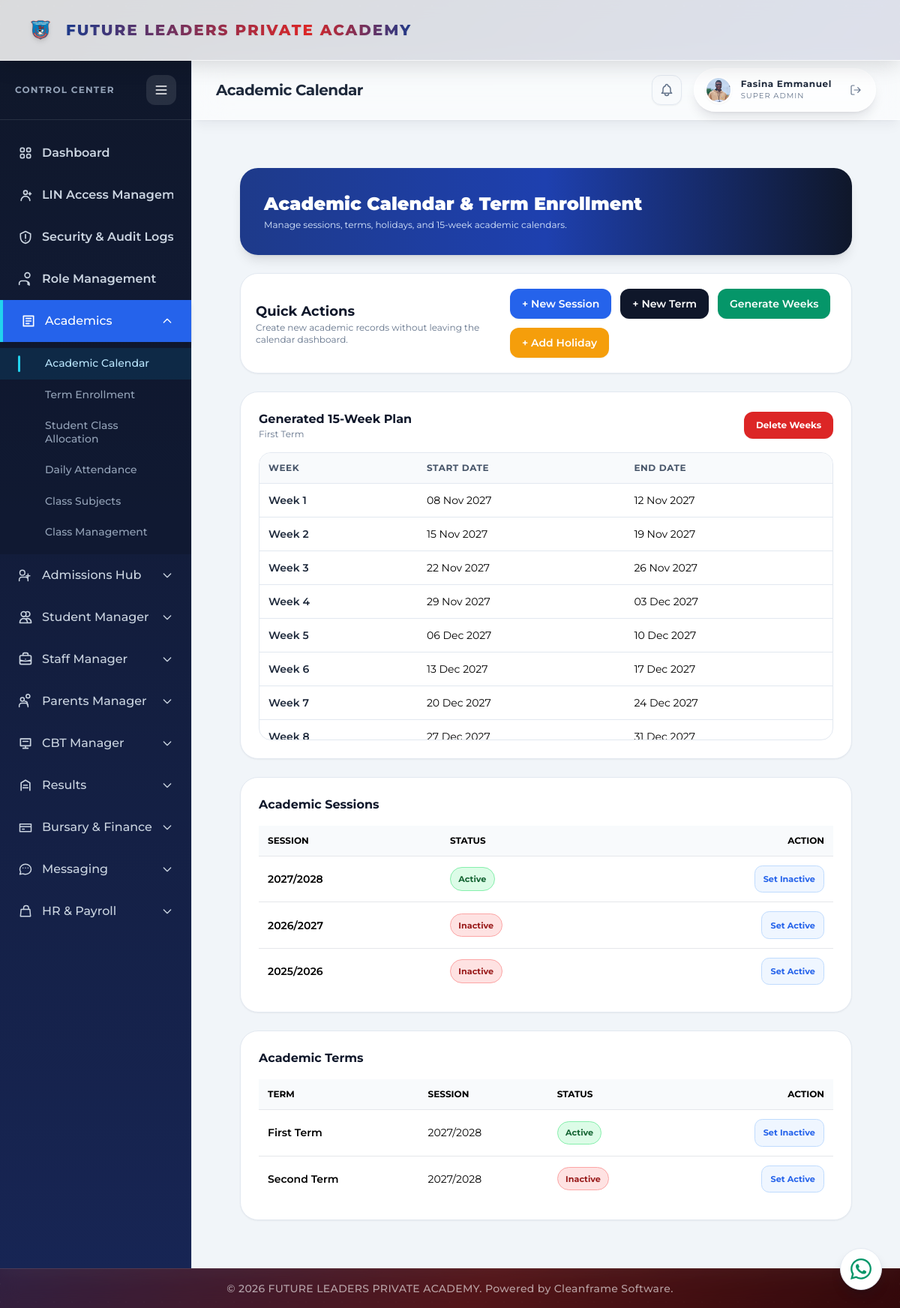
/academic-calendar/ (signed in), run on the app's committed database.
### portal/models.py (models this page shows, shortened)
class AcademicTerm(models.Model):
    TERM_CHOICES = [('First Term', 'First Term'), ('Second Term', 'Second Term'), ('Third Term', 'Third Term')]
    session = models.ForeignKey(AcademicSession, on_delete=models.CASCADE, related_name='terms')
    term_name = models.CharField(max_length=100, choices=TERM_CHOICES)
    start_date = models.DateField(null=True, blank=True)
    end_date = models.DateField(null=True, blank=True)
    next_term_begins = models.DateField(null=True, blank=True)
    is_active = models.BooleanField(default=False)
    broadsheet_approved = models.BooleanField(default=False)
    reports_published = models.BooleanField(default=False)
    class Meta:
        constraints = [models.UniqueConstraint(fields=['session', 'term_name'], name='unique_session_term')]
        ordering = ['start_date']
    def __str__(self):
        return self.term_name

class AcademicWeek(models.Model):
    term = models.ForeignKey(AcademicTerm, on_delete=models.CASCADE, related_name='weeks')
    week_number = models.PositiveSmallIntegerField()
    start_date = models.DateField()
    end_date = models.DateField()
    class Meta:
        constraints = [models.UniqueConstraint(fields=['term', 'week_number'], name='unique_term_week')]
        ordering = ['week_number']

class AcademicSession(models.Model):
    name = models.CharField(max_length=100, unique=True)
    is_active = models.BooleanField(default=False)
    rollover_completed = models.BooleanField(default=False)
    class Meta:
        ordering = ['-name']

### portal/views.py (the view, shortened to what this page needs)
# urls.py: path('academic-calendar/', views.academic_calendar_view, name='academic_calendar'),
@login_required(login_url='login')
def academic_calendar_view(request):
    if not is_admin_user(request.user):
        return redirect('dashboard')
    active_session = AcademicSession.objects.filter(is_active=True).first()
    selected_term = AcademicTerm.objects.filter(is_active=True).select_related('session').first()
    terms = AcademicTerm.objects.filter(session=active_session).select_related('session') if active_session else AcademicTerm.objects.none()
    return render(request, 'portal/academic_calendar.html', {
        'sessions': AcademicSession.objects.all(),
        'session_choices': ['2026/2027', '2027/2028', '2028/2029', '2029/2030'],
        'active_session': active_session,
        'selected_term': selected_term,
        'terms': terms,
        'active_terms': AcademicTerm.objects.filter(is_active=True).select_related('session'),
        'holidays': Holiday.objects.select_related('term').all(),
        'weeks': selected_term.weeks.all() if selected_term else [],
    })

### portal/context_processors.py (called while the page is built)
def _portal_name_parts(user):
    for relation_name in ('teacher_record', 'student_record', 'parent_record'):
        record = getattr(user, relation_name, None)
        if record:
            first_name = (getattr(record, 'first_name', '') or '').strip()
            last_name = (getattr(record, 'last_name', '') or '').strip()
            if first_name or last_name:
                return first_name, last_name
    return user.first_name.strip(), user.last_name.strip()

def _portal_picture_url(user):
    candidates = [
        getattr(getattr(user, 'account_profile', None), 'profile_picture', None),
        getattr(getattr(user, 'student_record', None), 'passport', None),
        getattr(getattr(user, 'teacher_record', None), 'passport', None),
    ]
    for picture in candidates:
        if picture:
            try:
                if picture.storage.exists(picture.name):
                    return picture.url
            except (OSError, ValueError):
                continue
    return ''

### portal/views.py (called while the page is built)
def is_admin_user(user):
    profile = getattr(user, 'account_profile', None)
    return (
        user.is_superuser
        or getattr(profile, 'role', '').lower() == 'admin'
        or getattr(profile, 'role', '').lower() == 'principal'
        or user.groups.filter(name__iexact='Admin').exists()
        or user.groups.filter(name__iexact='Principal').exists()
    )

### portal/templates/portal/academic_calendar.html (shortened to what this page needs)
{% extends 'portal/base.html' %}
{% block page_title %}Academic Calendar{% endblock %}
{% block content %}
<div class="animate-stage-1 p-6 lg:p-8 bg-slate-100 min-h-full"><div class="animate-stage-2 max-w-7xl mx-auto space-y-6">
<div class="bg-gradient-to-r from-blue-900 via-blue-800 to-slate-900 text-white rounded-3xl p-8 shadow-lg"><h1 class="text-2xl font-black">Academic Calendar & Term Enrollment</h1><p class="text-xs text-blue-100 mt-1">Manage sessions, terms, holidays, and 15-week academic calendars.</p></div>
<div class="bg-white rounded-3xl border border-slate-200 p-5 shadow-sm">
    <div class="flex flex-col gap-4 md:flex-row md:items-center md:justify-between">
        <div>
            <h2 class="text-lg font-bold text-slate-900">Quick Actions</h2>
            <p class="text-xs text-slate-500">Create new academic records without leaving the calendar dashboard.</p>
        </div>
        <div class="flex flex-wrap gap-3">
            <button type="button" onclick="openModal('sessionModal')" class="inline-flex items-center gap-2 rounded-xl bg-blue-600 px-4 py-2.5 text-sm font-semibold text-white shadow-sm hover:bg-blue-700 active:scale-95 transition-all duration-100 ease-out">+ New Session</button>
            <button type="button" onclick="openModal('termModal')" class="inline-flex items-center gap-2 rounded-xl bg-slate-900 px-4 py-2.5 text-sm font-semibold text-white shadow-sm hover:bg-slate-800 active:scale-95 transition-all duration-100 ease-out">+ New Term</button>
            <button type="button" onclick="openModal('weeksModal')" class="inline-flex items-center gap-2 rounded-xl bg-emerald-600 px-4 py-2.5 text-sm font-semibold text-white shadow-sm hover:bg-emerald-700 active:scale-95 transition-all duration-100 ease-out">Generate Weeks</button>
            <button type="button" onclick="openModal('holidayModal')" class="inline-flex items-center gap-2 rounded-xl bg-amber-500 px-4 py-2.5 text-sm font-semibold text-white shadow-sm hover:bg-amber-600 active:scale-95 transition-all duration-100 ease-out">+ Add Holiday</button>
        </div>
    </div>
</div>
{% if selected_term %}
<div class="bg-white rounded-3xl border border-slate-200 p-6 shadow-sm">
    <div class="flex flex-col sm:flex-row justify-between items-start sm:items-center gap-3 mb-4">
        <div>
            <h2 class="font-bold text-slate-900">Generated 15-Week Plan</h2>
            <p class="text-xs text-slate-500">{{ selected_term }}</p>
        </div>
        <button type="button" onclick="openModal('deleteWeeksModal')" class="inline-flex items-center rounded-xl bg-red-600 px-4 py-2.5 text-xs font-bold text-white shadow-sm transition hover:bg-red-700 active:scale-95">Delete Weeks</button>
    </div>
    <div class="max-h-96 overflow-y-auto border border-slate-200 rounded-2xl">
        <table class="w-full text-left text-sm border-collapse">
            <thead class="sticky top-0 z-10 bg-slate-50">
                <tr class="text-xs uppercase tracking-wider text-slate-600">
                    <th class="p-3 text-left">Week</th>
                    <th class="p-3 text-left">Start Date</th>
                    <th class="p-3 text-left">End Date</th>
                </tr>
            </thead>
            <tbody>
                {% for week in weeks %}
                <tr class="border-t border-slate-200">
                    <td class="p-3 font-semibold text-slate-800">Week {{ week.week_number }}</td>
                    <td class="p-3">{{ week.start_date|date:"d M Y" }}</td>
                    <td class="p-3">{{ week.end_date|date:"d M Y" }}</td>
                </tr>
                {% empty %}
                <tr><td colspan="3" class="p-6 text-center text-slate-500">No generated weeks yet for this term.</td></tr>
                {% endfor %}
            </tbody>
        </table>
    </div>
</div>
{% endif %}
<div class="grid grid-cols-1 xl:grid-cols-2 gap-6"><div class="bg-white rounded-3xl border border-slate-200 p-6 shadow-sm"><h2 class="font-bold text-slate-900 mb-4">Academic Sessions</h2><table class="w-full text-left text-sm"><thead><tr class="bg-slate-50 text-xs uppercase"><th class="p-3">Session</th><th class="p-3">Status</th><th class="p-3 text-right">Action</th></tr></thead><tbody>{% for item in sessions %}<tr class="border-t"><td class="p-3 font-semibold">{{ item.name }}</td><td class="p-3">{% if item.is_active %}Active{% else %}Inactive{% endif %}</td><td class="p-3 text-right"><form method="post">{% csrf_token %}<input type="hidden" name="action" value="set_session_active"><input type="hidden" name="session" value="{{ item.pk }}"><input type="hidden" name="value" value="{% if item.is_active %}0{% else %}1{% endif %}"><button class="action-button">{% if item.is_active %}Set Inactive{% else %}Set Active{% endif %}</button></form></td></tr>{% empty %}<tr><td colspan="3" class="p-4 text-center">No sessions created.</td></tr>{% endfor %}</tbody></table></div><div class="bg-white rounded-3xl border border-slate-200 p-6 shadow-sm"><h2 class="font-bold text-slate-900 mb-4">Academic Terms</h2><table class="w-full text-left text-sm"><thead><tr class="bg-slate-50 text-xs uppercase"><th class="p-3">Term</th><th class="p-3">Session</th><th class="p-3">Status</th><th class="p-3 text-right">Action</th></tr></thead><tbody>{% for item in terms %}<tr class="border-t"><td class="p-3 font-semibold">{{ item.term_name }}</td><td class="p-3">{{ item.session.name }}</td><td class="p-3">{% if item.is_active %}Active{% else %}Inactive{% endif %}</td><td class="p-3 text-right"><form method="post">{% csrf_token %}<input type="hidden" name="action" value="set_term_active"><input type="hidden" name="term" value="{{ item.pk }}"><input type="hidden" name="value" value="{% if item.is_active %}0{% else %}1{% endif %}"><button class="action-button">{% if item.is_active %}Set Inactive{% else %}Set Active{% endif %}</button></form></td></tr>{% empty %}<tr><td colspan="4" class="p-4 text-center">{% if active_session %}No terms created for {{ active_session.name }} yet. Click 'Create Term' to set them up.{% else %}No terms created because there is no active session.{% endif %}</td></tr>{% endfor %}</tbody></table></div></div>
</div></div>
{% endblock %}

### portal/static/portal/css/global.css (style rules this page uses)
html, body, body *, button, input, select, textarea, optgroup { font-family: 'Montserrat' !important; }
html { font-synthesis: none; overflow-x: hidden; }
body { overflow-x: hidden; overflow-wrap: normal; }

### portal/templates/portal/academic_calendar.html (style rules this page uses)
.animate-stage-1 { animation: assembleUp 0.6s cubic-bezier(0.16, 1, 0.3, 1) 0.05s forwards; opacity: 0; }
.animate-stage-2 { animation: assembleUp 0.6s cubic-bezier(0.16, 1, 0.3, 1) 0.15s forwards; opacity: 0; }
.action-button { background:#eff6ff;color:#2563eb;border:1px solid #bfdbfe;border-radius:.65rem;padding:.45rem .7rem;font-size:.7rem;font-weight:700 }

### data on the page
AcademicTerm: term_name "First Term", session.name "2027/2028", is_active "Set Inactive"
AcademicWeek: week_number "1", start_date "08 Nov 2027", end_date "12 Nov 2027"
AcademicWeek: week_number "2", start_date "15 Nov 2027", end_date "19 Nov 2027"
AcademicWeek: week_number "3", start_date "22 Nov 2027", end_date "26 Nov 2027"
AcademicWeek: week_number "4", start_date "29 Nov 2027", end_date "03 Dec 2027"
AcademicWeek: week_number "5", start_date "06 Dec 2027", end_date "10 Dec 2027"
AcademicWeek: week_number "6", start_date "13 Dec 2027", end_date "17 Dec 2027"
AcademicWeek: week_number "7", start_date "20 Dec 2027", end_date "24 Dec 2027"
AcademicWeek: week_number "8", start_date "27 Dec 2027", end_date "31 Dec 2027"
AcademicSession: name "2027/2028", is_active "Set Inactive"
AcademicSession: name "2026/2027", is_active "Set Active"
AcademicSession: name "2025/2026", is_active "Set Active"
AcademicTerm: term_name "Second Term", session.name "2027/2028", is_active "Set Active"

### other printed values
{{ portal_display_name }} "Fasina Emmanuel"
